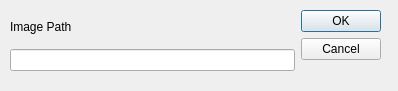
<?xml version="1.0" encoding="UTF-8"?>
<ui version="4.0">
 <class>FileDialog</class>
 <widget class="QDialog" name="FileDialog">
  <property name="geometry">
   <rect>
    <x>0</x>
    <y>0</y>
    <width>398</width>
    <height>91</height>
   </rect>
  </property>
  <property name="windowTitle">
   <string>Dialog</string>
  </property>
  <widget class="QWidget" name="layoutWidget">
   <property name="geometry">
    <rect>
     <x>10</x>
     <y>10</y>
     <width>371</width>
     <height>61</height>
    </rect>
   </property>
   <layout class="QHBoxLayout" name="horizontalLayout">
    <item>
     <layout class="QVBoxLayout" name="verticalLayout_3">
      <item>
       <layout class="QVBoxLayout" name="verticalLayout">
        <item>
         <widget class="QLabel" name="label">
          <property name="text">
           <string>Image Path</string>
          </property>
         </widget>
        </item>
        <item>
         <widget class="QLineEdit" name="imagePath"/>
        </item>
       </layout>
      </item>
     </layout>
    </item>
    <item>
     <widget class="QDialogButtonBox" name="buttonBox">
      <property name="orientation">
       <enum>Qt::Vertical</enum>
      </property>
      <property name="standardButtons">
       <set>QDialogButtonBox::Cancel|QDialogButtonBox::Ok</set>
      </property>
     </widget>
    </item>
   </layout>
  </widget>
 </widget>
 <resources/>
 <connections>
  <connection>
   <sender>buttonBox</sender>
   <signal>accepted()</signal>
   <receiver>FileDialog</receiver>
   <slot>checkImage()</slot>
   <hints>
    <hint type="sourcelabel">
     <x>248</x>
     <y>254</y>
    </hint>
    <hint type="destinationlabel">
     <x>157</x>
     <y>274</y>
    </hint>
   </hints>
  </connection>
  <connection>
   <sender>buttonBox</sender>
   <signal>rejected()</signal>
   <receiver>FileDialog</receiver>
   <slot>reject()</slot>
   <hints>
    <hint type="sourcelabel">
     <x>316</x>
     <y>260</y>
    </hint>
    <hint type="destinationlabel">
     <x>286</x>
     <y>274</y>
    </hint>
   </hints>
  </connection>
 </connections>
 <slots>
  <slot>checkImage()</slot>
 </slots>
</ui>
